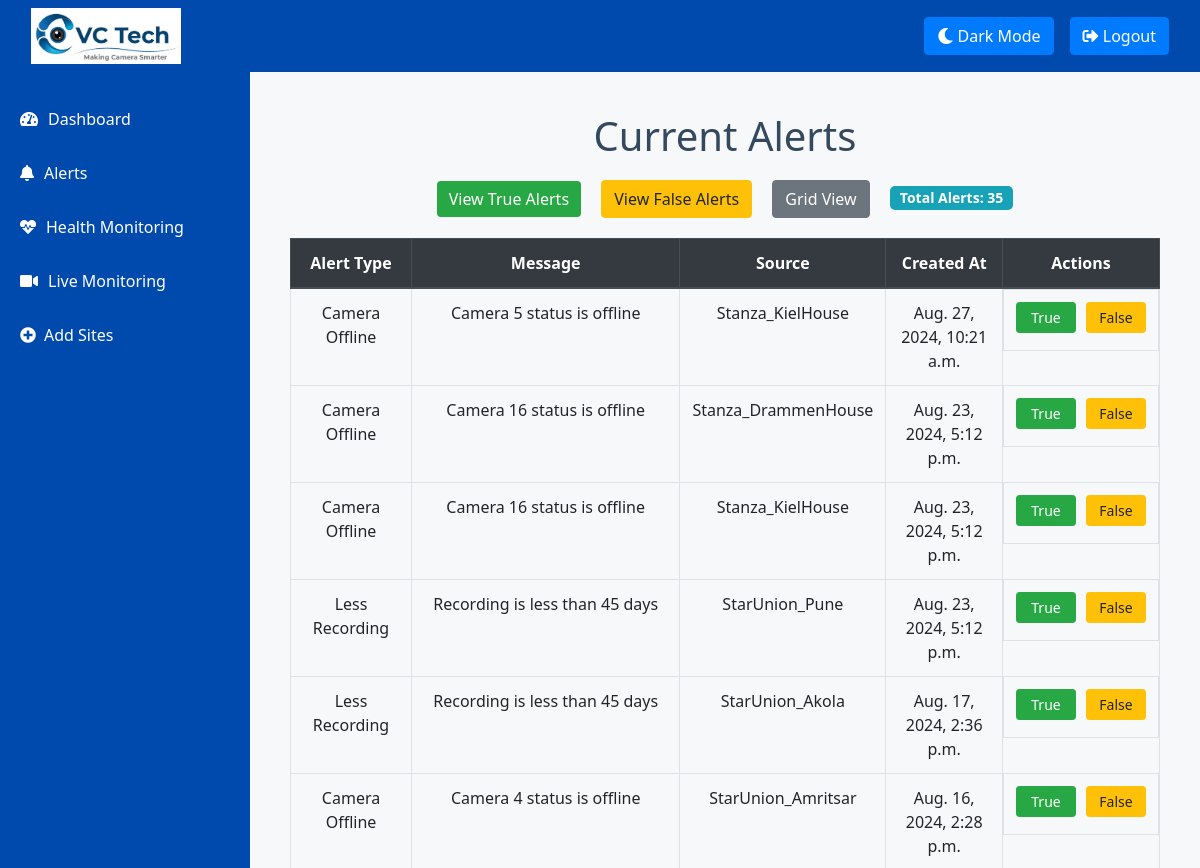
/HM1/alerts/ (signed in, upper part), run on an earlier commit of the app's database.
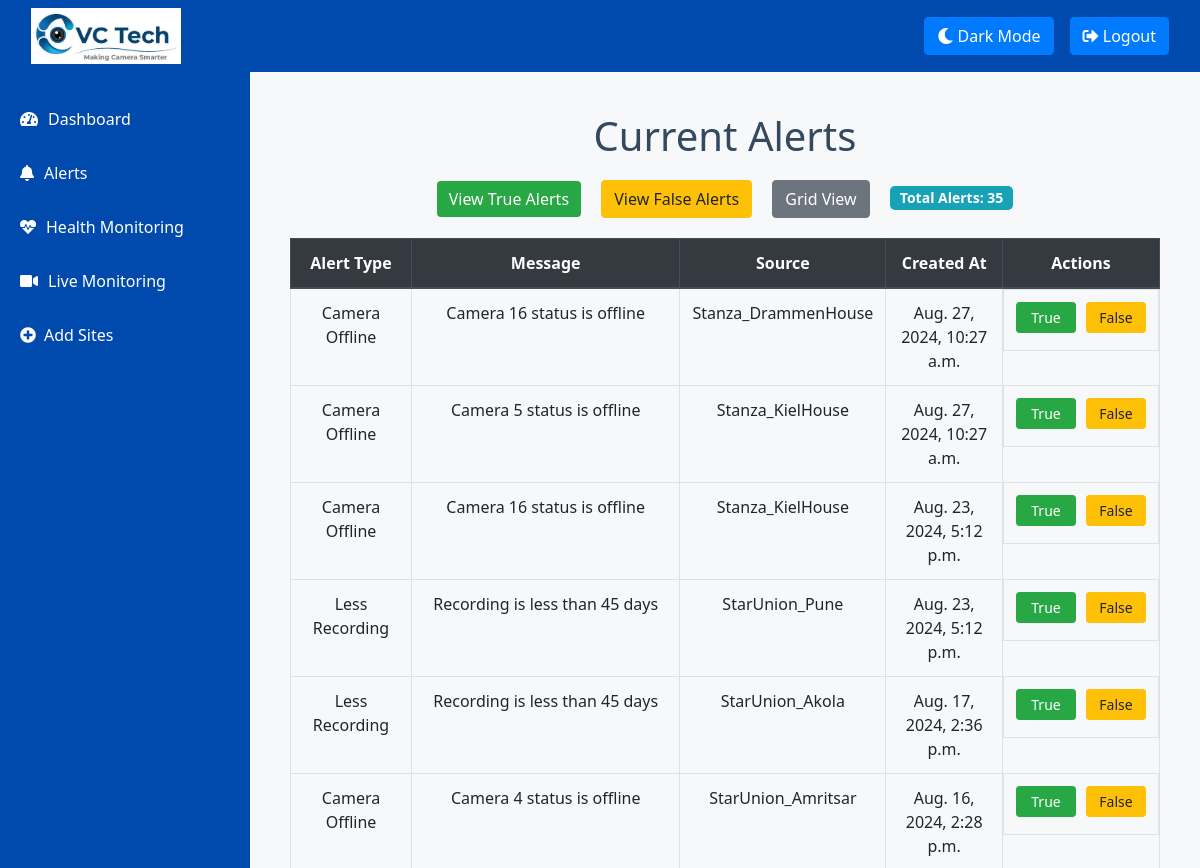
And on a later commit of the database.
### HM1/models.py (models this page shows, shortened)
class Alert(models.Model):
    ALERT_TYPE_CHOICES = [
        ('camera', 'Camera Offline'),
        ('nvr_dvr', 'NVR/DVR Offline'),
        ('hdd', 'HDD Abnormal'),
        ('time_mismatch', 'Time Mismatch'),
        ('recording', 'Less Recording'),
    ]
    ALERT_TYPE_CHOICES_DICT = dict(ALERT_TYPE_CHOICES)
    alert_type = models.CharField(max_length=50, choices=ALERT_TYPE_CHOICES)
    message = models.TextField()
    source = models.CharField(max_length=100)
    created_at = models.DateTimeField(auto_now_add=True)
    is_resolved = models.BooleanField(default=False)
    is_dismissed = models.BooleanField(default=False)

### HM1/views.py (the view)
# urls.py: path('alerts/', views.display_alerts, name='display_alerts'),
@login_required
def display_alerts(request):
    alerts = Alert.objects.filter(is_resolved=False, is_dismissed=False).exclude(alert_type__in=['storage', 'device']).order_by('-created_at')
    total_alerts = alerts.count()  # Calculate the total number of alerts
    return render(request, 'HM1/display_alerts.html', {'alerts': alerts, 'total_alerts': total_alerts})

### HM1/templates/HM1/display_alerts.html (shortened to what this page needs)
{% extends 'base.html' %}
{% block content %}
<div class="container">
    <div class="header text-center">
        <h1>Current Alerts</h1>
        <div class="alert-controls">
            <a href="{% url 'resolved_alerts' %}" class="btn btn-true-alerts mx-2">View True Alerts</a>
            <a href="{% url 'dismissed_alerts' %}" class="btn btn-warning mx-2">View False Alerts</a>
            <button id="toggle-view" class="btn btn-secondary mx-2" onclick="toggleView()">Grid View</button>
            <span class="badge badge-info mx-2">Total Alerts: {{ total_alerts }}</span>
        </div>
    </div>
    <div id="list-view" style="display: table; margin: 0 auto;">
        <table class="table table-bordered table-hover">
            <thead class="thead-dark">
                <tr>
                    <th style="width: 15%;">Alert Type</th>
                    <th style="width: 40%;">Message</th>
                    <th style="width: 15%;">Source</th>
                    <th style="width: 15%;">Created At</th>
                    <th style="width: 15%;">Actions</th>
                </tr>
            </thead>
            <tbody>
                {% for alert in alerts %}
                <tr id="alert-{{ alert.id }}">
                    <td>{{ alert.get_alert_type_display }}</td>
                    <td class="message-column" title="{{ alert.message }}">{{ alert.message }}</td>
                    <td>{{ alert.source }}</td>
                    <td>{{ alert.created_at }}</td>
                    <td class="action-buttons">
                        <a href="javascript:void(0);" onclick="handleAlertAction('{% url 'resolve_alert' alert.id %}', {{ alert.id }})" class="btn btn-success btn-sm">True</a>
                        <a href="javascript:void(0);" onclick="handleAlertAction('{% url 'dismiss_alert' alert.id %}', {{ alert.id }})" class="btn btn-warning btn-sm">False</a>
                    </td>
                </tr>
                {% endfor %}
            </tbody>
        </table>
    </div>
</div>
<link href="https://stackpath.bootstrapcdn.com/bootstrap/4.5.2/css/bootstrap.min.css" rel="stylesheet">
{% endblock %}

### info/templates/base.html (shortened to what this page needs)
<!DOCTYPE html>
<html lang="en">
<head>
    {% load static %}
    <link href="https://stackpath.bootstrapcdn.com/bootstrap/4.5.2/css/bootstrap.min.css" rel="stylesheet">
    <link rel="stylesheet" href="https://cdnjs.cloudflare.com/ajax/libs/font-awesome/5.15.4/css/all.min.css">
</head>
<body>
    <nav class="navbar navbar-expand-lg navbar-dark">
        <div class="container-fluid">
            <a href="#"><img src="{% static 'info/logo.png' %}" alt="VC Tech Logo" style="width: 150px; height: auto;"></a>
            <div class="collapse navbar-collapse" id="navbarNav">
                <ul class="navbar-nav ml-auto">
                    <li class="nav-item">
                        <button class="btn btn-primary" onclick="toggleDarkMode()"><i class="fas fa-moon"></i> Dark Mode</button>
                    </li>
                    <li class="nav-item ml-3">
                        <form method="POST" action="{% url 'logout' %}">
                            <button type="submit" class="btn btn-primary">
                                <i class="fas fa-sign-out-alt"></i> Logout
                            </button>
                        </form>
                    </li>
                </ul>
            </div>
        </div>
    </nav>
    <div class="container-fluid">
        <div class="row">
            <nav class="sidebar">
                <div class="sidebar-sticky">
                    <ul class="nav flex-column">
                        <li class="nav-item">
                            <a class="nav-link" href="/info/charts/">
                                <i class="fas fa-tachometer-alt"></i> Dashboard
                            </a>
                        </li>
                        <li class="nav-item">
                            <a class="nav-link" href="/HM1/alerts/">
                                <i class="fas fa-bell"></i> Alerts
                            </a>
                        </li>
                        <li class="nav-item">
                            <a class="nav-link" href="/HM1/alert-dashboard/">
                                <i class="fas fa-heartbeat"></i> Health Monitoring
                            </a>
                        </li>
                        <li class="nav-item">
                            <a class="nav-link" href="{% url 'live_stream1' %}">
                                <i class="fas fa-video"></i> Live Monitoring
                            </a>
                        </li>
                        <li class="nav-item">
                            <a class="nav-link" href="/HM1/add-site/">
                                <i class="fas fa-plus-circle mr-2"></i> Add Sites
                            </a>
                        </li>
                    </ul>
                </div>
            </nav>
            <main role="main" class="content">
                {% block content %}{% endblock %}
            </main>
        </div>
    </div>
</body>
</html>

### info/templates/base.html (style rules this page uses)
body, html { height: 100%; margin: 0; }
body { display: flex; flex-direction: column; background-color: #f8f9fc; font-family: 'Roboto', sans-serif; transition: background-color 0.3s, color 0.3s; }
.navbar, .sidebar, .card-header, .btn-primary { transition: background-color 0.3s, color 0.3s; }
.navbar { background: #004aad; width: 100%; }
.container-fluid { flex: 1; display: flex; flex-direction: row; padding: 0; }
.row { flex: 1; display: flex; margin: 0; }
.sidebar { background: #004aad; color: white; padding-top: 20px; width: 250px; }
.sidebar .nav-link { color: white; padding: 15px 20px; border-radius: 5px; display: flex; align-items: center; }
.sidebar .nav-link i { margin-right: 10px; }
.content { flex: 1; padding: 20px; overflow: auto; }
.btn-primary { background-color: #004aad; border: none; border-radius: 20px; }

### HM1/templates/HM1/display_alerts.html (style rules this page uses)
body { font-family: 'Segoe UI', Tahoma, Geneva, Verdana, sans-serif; background-color: #f7f8fa; color: #333; margin: 0; padding: 0; transition: background-color 0.3s, color 0.3s; }
.container { padding: 20px; max-width: 1200px; }
h1 { color: #34495e; margin-bottom: 20px; }
.alert-controls { margin-bottom: 20px; }
.alert-controls .btn { width: auto; }
.btn-true-alerts { background-color: #28a745; color: white; border: none; }
.badge-info { background-color: #17a2b8; color: white; padding: 5px 10px; border-radius: 5px; font-size: 14px; }
table th, table td { vertical-align: middle; text-align: center; }
table .message-column { white-space: normal; word-wrap: break-word; }
.action-buttons { display: flex; justify-content: center; gap: 10px; }
.action-buttons .btn { width: 60px; margin-bottom: 5px; }
.btn-sm { font-size: 14px; }
.text-center { text-align: center; }
.mx-2 { margin-left: 10px; margin-right: 10px; }

What changed in the data, as far as the page shows it:
no longer on this page (row edited): Alert: alert_type "Camera Offline", message "Camera 5 status is offline", source "Stanza_KielHouse", created_at "Aug. 27, 2024, 10:21 a.m."
no longer on this page (row edited): Alert: alert_type "Camera Offline", message "Camera 16 status is offline", source "Stanza_DrammenHouse", created_at "Aug. 23, 2024, 5:12 p.m."
added Alert: alert_type "Camera Offline", message "Camera 16 status is offline", source "Stanza_DrammenHouse", created_at "Aug. 27, 2024, 10:27 a.m."
added Alert: alert_type "Camera Offline", message "Camera 5 status is offline", source "Stanza_KielHouse", created_at "Aug. 27, 2024, 10:27 a.m."
